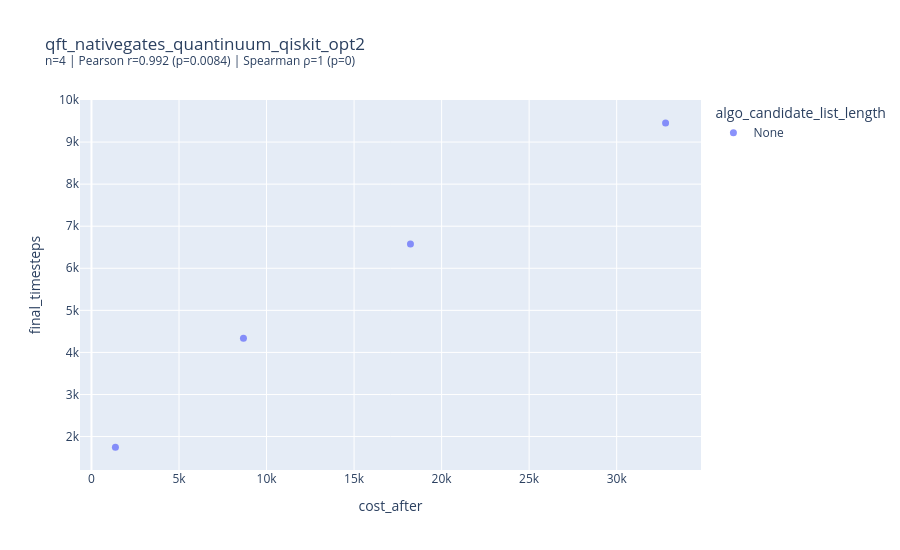
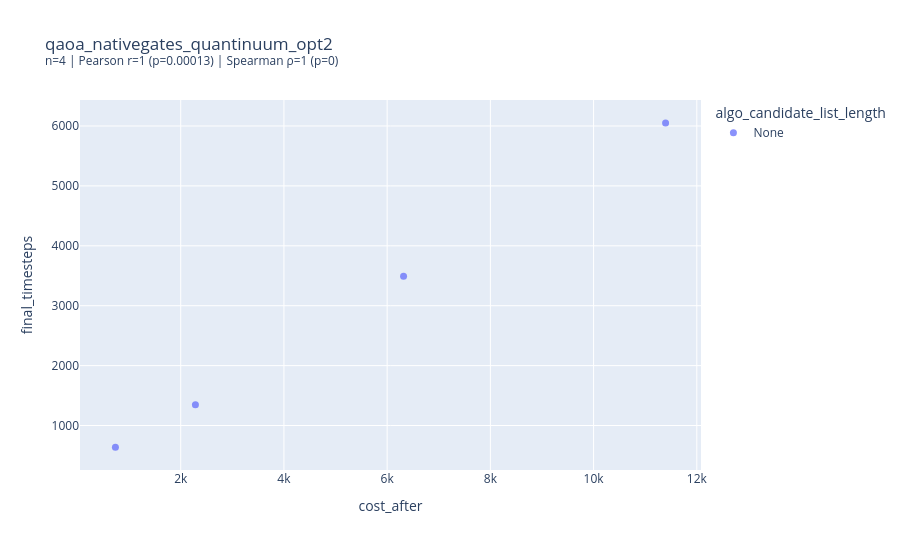
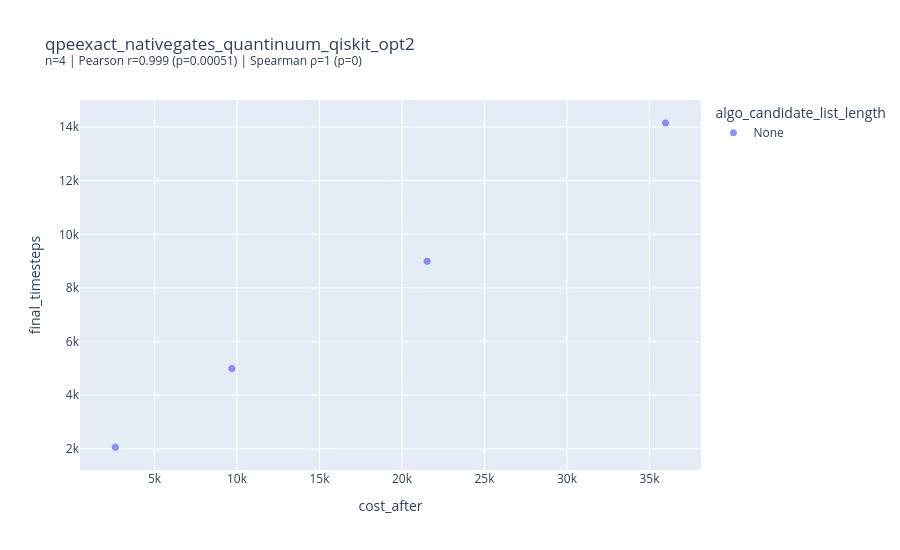
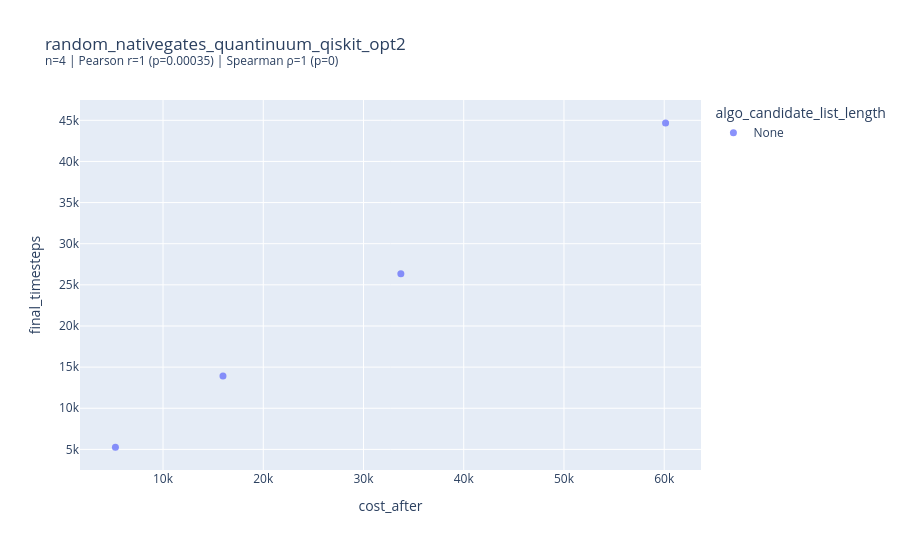

The cell these charts' notebook holds for them, in order:
### Code cell
import pandas as pd
import numpy as np
import plotly.express as px
from scipy.stats import pearsonr, spearmanr

def corr_scatter(
    df: pd.DataFrame,
    x_col: str,
    y_col: str,
    *,
    filter_expr: str | None = None,       # e.g. "energy < 0 and shots >= 1000"
    filter_mask=None,                     # alternatively: lambda d: (d["a"]>0) & (d["b"]=="foo")
    hover_cols: list[str] | None = None,  # extra columns to show on hover
    color_col: str | None = None,
    trendline: str | None = "ols",        # "ols" or None
    title: str | None = None,
    dropna: bool = True,
    sample: int | None = None,            # e.g. 5000 to downsample for plotting
    random_state: int = 0,
):
    """
    Filter df, plot interactive scatter (Plotly Express), compute Pearson + Spearman.

    Use ONE of:
      - filter_expr (pandas query string), or
      - filter_mask (callable(df)->boolean mask or boolean mask itself)

    Returns: (filtered_df_used, metrics_dict, plotly_fig)
    """
    d = df.copy()

    if filter_expr is not None and filter_mask is not None:
        raise ValueError("Provide only one of filter_expr or filter_mask.")

    if filter_expr is not None:
        d = d.query(filter_expr, engine="python")
    elif filter_mask is not None:
        m = filter_mask(d) if callable(filter_mask) else filter_mask
        d = d.loc[m]

    cols_needed = [x_col, y_col] + (hover_cols or []) + ([color_col] if color_col else [])
    cols_needed = [c for c in cols_needed if c is not None]

    # Keep only needed columns (optional, but makes hover behavior predictable)
    d = d.loc[:, pd.unique(cols_needed)].copy()

    if dropna:
        d = d.dropna(subset=[x_col, y_col])

    # Ensure numeric for correlations
    x = pd.to_numeric(d[x_col], errors="coerce")
    y = pd.to_numeric(d[y_col], errors="coerce")
    valid = x.notna() & y.notna()
    d = d.loc[valid].copy()
    x = x.loc[valid].to_numpy()
    y = y.loc[valid].to_numpy()

    if sample is not None and len(d) > sample:
        d = d.sample(n=sample, random_state=random_state)
        x = d[x_col].to_numpy()
        y = d[y_col].to_numpy()

    if len(d) < 2:
        raise ValueError(f"Not enough valid rows after filtering to compute correlation (n={len(d)}).")

    pear_r, pear_p = pearsonr(x, y)
    spear_r, spear_p = spearmanr(x, y)

    metrics = {
        "n": int(len(d)),
        "pearson_r": float(pear_r),
        "pearson_p": float(pear_p),
        "spearman_r": float(spear_r),
        "spearman_p": float(spear_p),
    }

    plot_title = title or f"{y_col} vs {x_col}"
    subtitle = (f"n={metrics['n']} | "
                f"Pearson r={metrics['pearson_r']:.3g} (p={metrics['pearson_p']:.2g}) | "
                f"Spearman ρ={metrics['spearman_r']:.3g} (p={metrics['spearman_p']:.2g})")

    fig = px.scatter(
        d,
        x=x_col,
        y=y_col,
        color=color_col,
        hover_data=hover_cols,
        trendline=trendline,
        title=f"{plot_title}<br><sup>{subtitle}</sup>",
    )
    fig.update_layout(
        height=550,
        legend_title_text=color_col if color_col else None,
    )
    fig.update_traces(marker=dict(size=7, opacity=0.75))

    return d, metrics, fig



# -------------------------
# Example usage (edit these)
# -------------------------
x_col = "cost_after"
y_col = "final_timesteps"
hover_cols = ["algo_max_iterations", "algo_balance_penalty", "algo_distance_weight_factor", "algo_seed"]
color_col = "algo_candidate_list_length" #"group"  # optional

for algo_balance_penalty in [5]:# success_df["algo_balance_penalty"].unique():
    for algo_name in success_df["algorithm_name"].unique():

        filter_expr = f"algo_balance_penalty == {algo_balance_penalty} and algorithm_name == '{algo_name}' and partition_method == 'fgp_tabu_global'" #"group"  # optional
        #filter_expr = f"algorithm_name == '{algo_name}'"

        print(f"Filter: {filter_expr}")

        d_used, metrics, fig = corr_scatter(
            success_df,
            x_col, y_col,
            filter_expr=filter_expr,
            hover_cols=hover_cols,
            color_col=color_col,
            trendline=None,   # or None
            title=algo_name,
        )
        metrics
        fig.show()

print(success_df["algo_candidate_list_length"].unique())

### Figure 1 — Plotly figure (JSON) as saved in the notebook; plotly's stock layout.template omitted (floating-point values rounded to 4 significant figures)
{"data": [{"customdata": [[2000.0, 5.0, 1.0, 0.0], [2000.0, 5.0, 1.0, 0.0], [2000.0, 5.0, 1.0, 0.0], [2000.0, 5.0, 1.0, 0.0]], "hovertemplate": "algo_candidate_list_length=None<br>cost_after=%{x}<br>final_timesteps=%{y}<br>algo_max_iterations=%{customdata[0]}<br>algo_balance_penalty=%{customdata[1]}<br>algo_distance_weight_factor=%{customdata[2]}<br>algo_seed=%{customdata[3]}<extra></extra>", "legendgroup": "None", "marker": {"color": "#636efa", "opacity": 0.75, "size": 7, "symbol": "circle"}, "mode": "markers", "name": "None", "orientation": "v", "showlegend": true, "type": "scatter", "x": [1368.0, 8681.0, 18220.0, 32790.0], "xaxis": "x", "y": [1749, 4337, 6575, 9456], "yaxis": "y"}], "layout": {"height": 550, "legend": {"title": {"text": "algo_candidate_list_length"}, "tracegroupgap": 0}, "title": {"text": "qft_nativegates_quantinuum_qiskit_opt2<br><sup>n=4 | Pearson r=0.992 (p=0.0084) | Spearman ρ=1 (p=0)</sup>"}, "xaxis": {"anchor": "y", "domain": [0, 1], "title": {"text": "cost_after"}}, "yaxis": {"anchor": "x", "domain": [0, 1], "title": {"text": "final_timesteps"}}}}

### Figure 2 — Plotly figure (JSON) as saved in the notebook; plotly's stock layout.template omitted (floating-point values rounded to 4 significant figures)
{"data": [{"customdata": [[2000.0, 5.0, 1.0, 0.0], [2000.0, 5.0, 1.0, 0.0], [2000.0, 5.0, 1.0, 0.0], [2000.0, 5.0, 1.0, 0.0]], "hovertemplate": "algo_candidate_list_length=None<br>cost_after=%{x}<br>final_timesteps=%{y}<br>algo_max_iterations=%{customdata[0]}<br>algo_balance_penalty=%{customdata[1]}<br>algo_distance_weight_factor=%{customdata[2]}<br>algo_seed=%{customdata[3]}<extra></extra>", "legendgroup": "None", "marker": {"color": "#636efa", "opacity": 0.75, "size": 7, "symbol": "circle"}, "mode": "markers", "name": "None", "orientation": "v", "showlegend": true, "type": "scatter", "x": [735.0, 2285.0, 6318.0, 11400.0], "xaxis": "x", "y": [639, 1348, 3493, 6052], "yaxis": "y"}], "layout": {"height": 550, "legend": {"title": {"text": "algo_candidate_list_length"}, "tracegroupgap": 0}, "title": {"text": "qaoa_nativegates_quantinuum_opt2<br><sup>n=4 | Pearson r=1 (p=0.00013) | Spearman ρ=1 (p=0)</sup>"}, "xaxis": {"anchor": "y", "domain": [0, 1], "title": {"text": "cost_after"}}, "yaxis": {"anchor": "x", "domain": [0, 1], "title": {"text": "final_timesteps"}}}}

### Figure 3 — Plotly figure (JSON) as saved in the notebook; plotly's stock layout.template omitted (floating-point values rounded to 4 significant figures)
{"data": [{"customdata": [[2000.0, 5.0, 1.0, 0.0], [2000.0, 5.0, 1.0, 0.0], [2000.0, 5.0, 1.0, 0.0], [2000.0, 5.0, 1.0, 0.0]], "hovertemplate": "algo_candidate_list_length=None<br>cost_after=%{x}<br>final_timesteps=%{y}<br>algo_max_iterations=%{customdata[0]}<br>algo_balance_penalty=%{customdata[1]}<br>algo_distance_weight_factor=%{customdata[2]}<br>algo_seed=%{customdata[3]}<extra></extra>", "legendgroup": "None", "marker": {"color": "#636efa", "opacity": 0.75, "size": 7, "symbol": "circle"}, "mode": "markers", "name": "None", "orientation": "v", "showlegend": true, "type": "scatter", "x": [2634.0, 9691.0, 21520.0, 35980.0], "xaxis": "x", "y": [2065, 4997, 8998, 14155], "yaxis": "y"}], "layout": {"height": 550, "legend": {"title": {"text": "algo_candidate_list_length"}, "tracegroupgap": 0}, "title": {"text": "qpeexact_nativegates_quantinuum_qiskit_opt2<br><sup>n=4 | Pearson r=0.999 (p=0.00051) | Spearman ρ=1 (p=0)</sup>"}, "xaxis": {"anchor": "y", "domain": [0, 1], "title": {"text": "cost_after"}}, "yaxis": {"anchor": "x", "domain": [0, 1], "title": {"text": "final_timesteps"}}}}

### Figure 4 — Plotly figure (JSON) as saved in the notebook; plotly's stock layout.template omitted (floating-point values rounded to 4 significant figures)
{"data": [{"customdata": [[2000.0, 5.0, 1.0, 0.0], [2000.0, 5.0, 1.0, 0.0], [2000.0, 5.0, 1.0, 0.0], [2000.0, 5.0, 1.0, 0.0]], "hovertemplate": "algo_candidate_list_length=None<br>cost_after=%{x}<br>final_timesteps=%{y}<br>algo_max_iterations=%{customdata[0]}<br>algo_balance_penalty=%{customdata[1]}<br>algo_distance_weight_factor=%{customdata[2]}<br>algo_seed=%{customdata[3]}<extra></extra>", "legendgroup": "None", "marker": {"color": "#636efa", "opacity": 0.75, "size": 7, "symbol": "circle"}, "mode": "markers", "name": "None", "orientation": "v", "showlegend": true, "type": "scatter", "x": [5252.0, 15980.0, 33730.0, 60140.0], "xaxis": "x", "y": [5275, 13932, 26338, 44687], "yaxis": "y"}], "layout": {"height": 550, "legend": {"title": {"text": "algo_candidate_list_length"}, "tracegroupgap": 0}, "title": {"text": "random_nativegates_quantinuum_qiskit_opt2<br><sup>n=4 | Pearson r=1 (p=0.00035) | Spearman ρ=1 (p=0)</sup>"}, "xaxis": {"anchor": "y", "domain": [0, 1], "title": {"text": "cost_after"}}, "yaxis": {"anchor": "x", "domain": [0, 1], "title": {"text": "final_timesteps"}}}}
